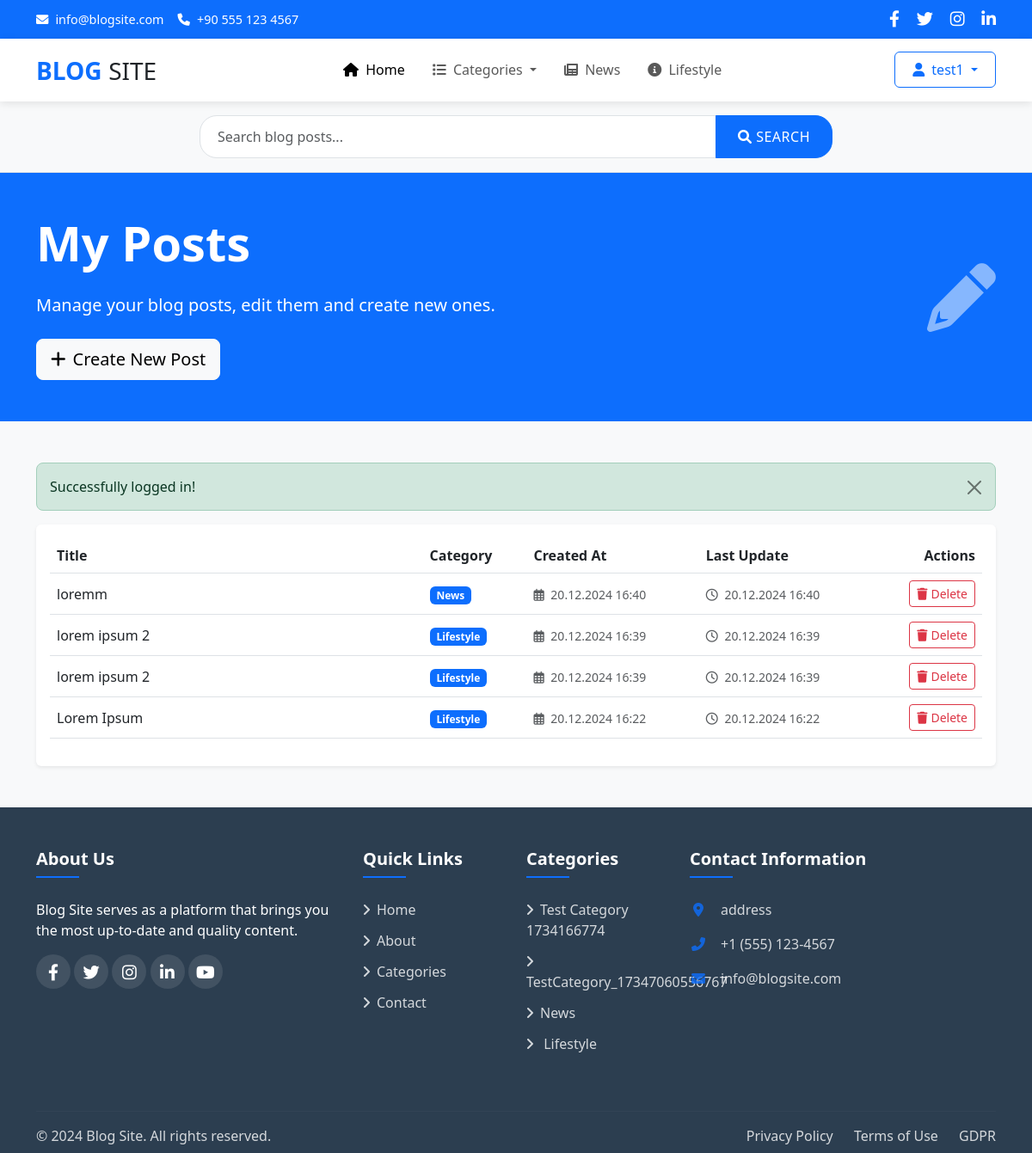
/my-posts.php (signed in), run on the app's committed database.
### tables this page shows
CREATE TABLE `posts` (
  `id` int(11) NOT NULL,
  `user_id` int(11) NOT NULL,
  `img` varchar(535) DEFAULT NULL,
  `title` varchar(255) NOT NULL,
  `content` text NOT NULL,
  `category` int(11) NOT NULL,
  `created_at` timestamp NOT NULL DEFAULT current_timestamp(),
  `updated_at` timestamp NOT NULL DEFAULT current_timestamp() ON UPDATE current_timestamp()
);

CREATE TABLE `categories` (
  `id` int(11) NOT NULL,
  `name` varchar(150) NOT NULL,
  `created_at` timestamp NOT NULL DEFAULT current_timestamp(),
  `updated_at` timestamp NOT NULL DEFAULT current_timestamp() ON UPDATE current_timestamp()
);

### my-posts.php (the view, shortened to what this page needs)
<?php
require_once __DIR__ . '/includes/db.php';
require_once __DIR__ . '/includes/header.php';
$stmt = $db->prepare("
    SELECT p.*, c.name as category_name
    FROM posts p
    JOIN categories c ON p.category = c.id
    WHERE p.user_id = ?
    ORDER BY p.created_at DESC
");
$stmt->execute([$_SESSION['user_id']]);
$posts = $stmt->fetchAll(PDO::FETCH_ASSOC);
?>
<section class="py-5 bg-primary text-white">
    <div class="container">
        <div class="row align-items-center">
            <div class="col-md-6">
                <h1 class="display-4 fw-bold mb-4">My Posts</h1>
                <p class="lead mb-4">Manage your blog posts, edit them and create new ones.</p>
                <a href="create-post.php" class="btn btn-light btn-lg">
                    <i class="fas fa-plus me-2"></i>Create New Post
                </a>
            </div>
            <div class="col-md-6 text-end">
                <i class="fas fa-pencil-alt fa-5x opacity-50"></i>
            </div>
        </div>
    </div>
</section>
<section class="py-5">
    <div class="container">
        <?php if (empty($posts)): ?>
            <div class="card shadow-sm">
                <div class="card-body text-center py-5">
                    <i class="fas fa-pencil-alt fa-3x text-muted mb-3"></i>
                    <h3 class="text-muted">You don't have any blog posts yet.</h3>
                    <p class="text-muted mb-4">Start creating your first blog post now!</p>
                    <a href="create-post.php" class="btn btn-primary">
                        <i class="fas fa-plus me-2"></i>Create New Post
                    </a>
                </div>
            </div>
        <?php else: ?>
            <div class="card shadow-sm">
                <div class="card-body">
                    <div class="table-responsive">
                        <table class="table table-hover align-middle">
                            <thead>
                                <tr>
                                    <th style="width: 40%">Title</th>
                                    <th>Category</th>
                                    <th>Created At</th>
                                    <th>Last Update</th>
                                    <th class="text-end">Actions</th>
                                </tr>
                            </thead>
                            <tbody>
                                <?php foreach ($posts as $post): ?>
                                    <tr>
                                        <td>
                                            <a href="post.php?id=<?= $post['id'] ?>" class="text-decoration-none text-dark">
                                                <?= htmlspecialchars($post['title']) ?>
                                            </a>
                                        </td>
                                        <td>
                                            <span class="badge bg-primary">
                                                <?= htmlspecialchars($post['category_name']) ?>
                                            </span>
                                        </td>
                                        <td>
                                            <small class="text-muted">
                                                <i class="far fa-calendar-alt me-1"></i>
                                                <?= date('d.m.Y H:i', strtotime($post['created_at'])) ?>
                                            </small>
                                        </td>
                                        <td>
                                            <small class="text-muted">
                                                <i class="far fa-clock me-1"></i>
                                                <?= date('d.m.Y H:i', strtotime($post['updated_at'])) ?>
                                            </small>
                                        </td>
                                        <td class="text-end">
                                            <button type="button"
                                                    class="btn btn-sm btn-outline-danger delete-post"
                                                    data-id="<?= $post['id'] ?>">
                                                <i class="fas fa-trash me-1"></i>Delete
                                            </button>
                                        </td>
                                    </tr>
                                <?php endforeach; ?>
                            </tbody>
                        </table>
                    </div>
                </div>
            </div>
        <?php endif; ?>
    </div>
</section>
<?php require_once __DIR__ . '/includes/footer.php'; ?>

### includes/footer.php (shortened to what this page needs)
<footer class="main-footer pt-5 pb-2">
    <div class="container">
        <div class="row">
            <div class="col-lg-4 mb-4">
                <div class="footer-about">
                    <h5 class="footer-heading">About Us</h5>
                    <p class="">Blog Site serves as a platform that brings you the most up-to-date and quality content.</p>
                    <div class="social-links footer mt-3">
                        <a href="#" class="social-link facebook">
                            <i class="fab fa-facebook-f"></i>
                        </a>
                        <a href="#" class="social-link twitter">
                            <i class="fab fa-twitter"></i>
                        </a>
                        <a href="#" class="social-link instagram">
                            <i class="fab fa-instagram"></i>
                        </a>
                        <a href="#" class="social-link linkedin">
                            <i class="fab fa-linkedin-in"></i>
                        </a>
                        <a href="#" class="social-link youtube">
                            <i class="fab fa-youtube"></i>
                        </a>
                    </div>
                </div>
            </div>
            <div class="col-lg-2 col-md-6 mb-4">
                <h5 class="footer-heading">Quick Links</h5>
                <ul class="footer-links">
                    <li><a href="index.php"><i class="fas fa-angle-right me-2"></i>Home</a></li>
                    <li><a href="#"><i class="fas fa-angle-right me-2"></i>About</a></li>
                    <li><a href="#"><i class="fas fa-angle-right me-2"></i>Categories</a></li>
                    <li><a href="#"><i class="fas fa-angle-right me-2"></i>Contact</a></li>
                </ul>
            </div>
            <div class="col-lg-2 col-md-6 mb-4">
                <h5 class="footer-heading">Categories</h5>
                <ul class="footer-links">
                   <?php
                   $stmt = $db->query("SELECT * FROM categories LIMIT 6");
                   while ($category = $stmt->fetch(PDO::FETCH_ASSOC)):
                    ?>
                    <li><a href="category.php?id=<?= $category['id'] ?>"><i class="fas fa-angle-right me-2"></i><?= htmlspecialchars($category['name']) ?></a></li>
                <?php endwhile; ?>
            </ul>
        </div>
        <div class="col-lg-4 mb-4">
            <h5 class="footer-heading">Contact Information</h5>
            <div class="footer-contact-info">
                <p class="d-flex align-items-center mb-3">
                    <i class="fas fa-map-marker-alt me-3"></i>
                    address
                </p>
                <p class="d-flex align-items-center mb-3">
                    <i class="fas fa-phone-alt me-3"></i>
                    +1 (555) 123-4567
                </p>
                <p class="d-flex align-items-center mb-3">
                    <i class="fas fa-envelope me-3"></i>
                    info@blogsite.com
                </p>
            </div>
        </div>
    </div>
    <div class="footer-bottom">
        <hr class="mt-4 mb-3">
        <div class="row align-items-center">
            <div class="col-md-6">
                <p class="mb-md-0 text-center text-md-start">
                    &copy; 2024 Blog Site. All rights reserved.
                </p>
            </div>
            <div class="col-md-6">
                <div class="footer-bottom-links text-center text-md-end">
                    <a href="#">Privacy Policy</a>
                    <a href="#">Terms of Use</a>
                    <a href="#">GDPR</a>
                </div>
            </div>
        </div>
    </div>
</div>
</footer>
</body>
</html>

### assets/css/style.css (style rules this page uses)
body { background-color: #f8f9fa; min-height: 100vh; display: flex; flex-direction: column; }
.card { border: none; transition: transform 0.3s ease; }
.social-links a { font-size: 1.2rem; transition: color 0.3s ease; }
footer { margin-top: auto; }
.main-footer { background-color: #2c3e50; color: #fff; }
.footer-heading { color: #fff; font-weight: 600; margin-bottom: 25px; position: relative; padding-bottom: 10px; }
.footer-heading::after { content: ''; position: absolute; left: 0; bottom: 0; width: 50px; height: 2px; background: #0d6efd; }
.footer-links { list-style: none; padding: 0; margin: 0; }
.footer-links li { margin-bottom: 12px; }
.footer-links a { color: #fff; text-decoration: none; transition: all 0.3s ease; opacity: 0.8; }
.social-link { display: inline-flex; align-items: center; justify-content: center; width: 40px; height: 40px; border-radius: 50%; color: #fff; text-decoration: none; transition: all 0.3s ease; background: rgba(255, 255, 255, 0.1); }
.footer-contact-info p { opacity: 0.8; }
.footer-contact-info i { color: #0d6efd; width: 20px; text-align: center; }
.footer-bottom { margin-top: 30px; }
.footer-bottom hr { border-color: rgba(255, 255, 255, 0.1); }
.footer-bottom p { color: rgba(255, 255, 255, 0.8); margin: 0; }
.footer-bottom-links a { color: rgba(255, 255, 255, 0.8); text-decoration: none; margin-left: 20px; transition: color 0.3s ease; }

### data on the page
posts: title "loremm", category.name "News", created_at "20.12.2024 16:40", updated_at "20.12.2024 16:40"
posts: title "lorem ipsum 2", category.name "Lifestyle", created_at "20.12.2024 16:39", updated_at "20.12.2024 16:39"
posts: title "lorem ipsum 2", category.name "Lifestyle", created_at "20.12.2024 16:39", updated_at "20.12.2024 16:39"
posts: title "Lorem Ipsum", category.name "Lifestyle", created_at "20.12.2024 16:22", updated_at "20.12.2024 16:22"
categories: name "Test Category 1734166774"
categories: name "TestCategory_17347060556767"
categories: name "News"
categories: name "Lifestyle"

### other printed values
$_SESSION['username'] "test1"
$text "Successfully logged in!"
